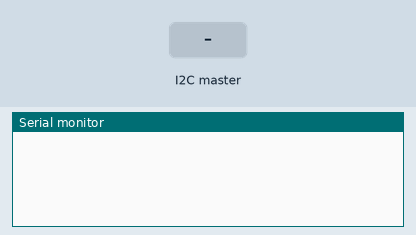
This sketch was run on a simulated Arduino Uno, built with avr-gcc and run on an emulated ATmega328P. Shown: the last lines printed to the serial monitor. The inputs (shaded band) are chosen by the test bench.

Above: at 1.2 s.
1.3 s: the I2C master sends the byte 1
At 2.4 s:
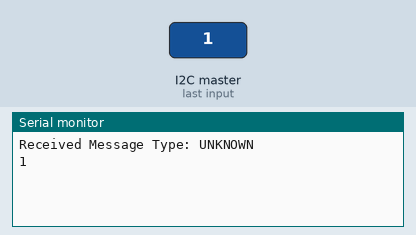
2.8 s: the I2C master sends the byte 0
At 3.5 s:
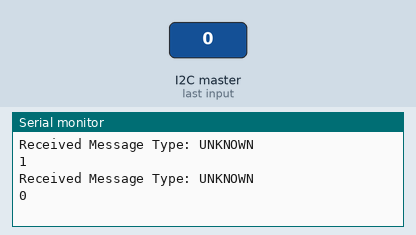

Measured:
- after the input at 1.3 s, the serial monitor: prints a new line at once (image 1)
- after the input at 2.8 s, the serial monitor: prints a new line at once (image 2)

The sketch:

jacks_multiplex_sim.ino
```cpp
 /*
  Arduino Slave for Raspberry Pi Master
  i2c_slave_ard.ino
  Connects to Raspberry Pi via I2C

  DroneBot Workshop 2019
  https://dronebotworkshop.com
*/

// Include the Wire library for I2C
#include <Wire.h>

bool isFastScanOn = false;
int startFS = 0b00110000;
int stopFS = 0b00111000;
int typeMask = 0b11111000;

void setup() {
  // Join I2C bus as slave with address 8
  Wire.begin(0x8);
  Serial.begin(115200);
  // Call receiveEvent when data received
  Wire.onRequest(requestEvent);
  Wire.onReceive(recEvent);
}

String returnMessageType(char inputByte){
  String typeMessage = "UNKNOWN";
  //Serial.println(int(inputByte & typeMask));
  //Serial.println(int(startFS));
  //Serial.println(int(inputByte & typeMask) == int(startFS));
  if(int(inputByte & typeMask) == int(startFS)){
    typeMessage = "start";
  }
  if(int(inputByte & typeMask) == int(stopFS)){
    typeMessage = "stop";
  }
  return typeMessage;
}

// Function that executes whenever data is received from master
void requestEvent(int howMany) {
  Serial.println("Req Functioning Executing");
  if(isFastScanOn){
    // If FS On, return gamestate
    Serial.println("Transmitting Message");
    Serial.println(0xFF, BIN);
    Wire.write(0xFF);
  }else{
    Serial.println("Transmitting Message");
    Serial.println(0xF0, BIN);
    Wire.write(0xF0);
  }
}

void recEvent(int howMany) {
  char recByte = Wire.read();
  String messageType = returnMessageType(recByte);
  Serial.println("Received Message Type: "+messageType);
  Serial.println(recByte, BIN);
  if(messageType == "start"){
    Serial.println("Set FS boolean");
    isFastScanOn = true;
  }
  if(messageType == "stop"){
    isFastScanOn = false;
  }
}
void loop() {
  delay(100);
  //read start fast scan

  //
}
```
